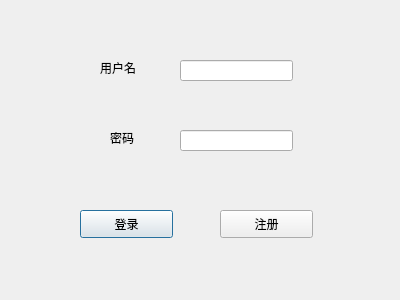
<?xml version="1.0" encoding="UTF-8"?>
<ui version="4.0">
 <class>Dialog</class>
 <widget class="QDialog" name="Dialog">
  <property name="geometry">
   <rect>
    <x>0</x>
    <y>0</y>
    <width>400</width>
    <height>300</height>
   </rect>
  </property>
  <property name="windowTitle">
   <string>Dialog</string>
  </property>
  <widget class="QLineEdit" name="lineEdit_2">
   <property name="geometry">
    <rect>
     <x>180</x>
     <y>130</y>
     <width>113</width>
     <height>21</height>
    </rect>
   </property>
  </widget>
  <widget class="QLabel" name="label_2">
   <property name="geometry">
    <rect>
     <x>110</x>
     <y>130</y>
     <width>72</width>
     <height>15</height>
    </rect>
   </property>
   <property name="text">
    <string>密码</string>
   </property>
  </widget>
  <widget class="QLabel" name="label">
   <property name="geometry">
    <rect>
     <x>100</x>
     <y>60</y>
     <width>72</width>
     <height>15</height>
    </rect>
   </property>
   <property name="text">
    <string>用户名</string>
   </property>
  </widget>
  <widget class="QLineEdit" name="lineEdit">
   <property name="geometry">
    <rect>
     <x>180</x>
     <y>60</y>
     <width>113</width>
     <height>21</height>
    </rect>
   </property>
  </widget>
  <widget class="QPushButton" name="pushButton">
   <property name="geometry">
    <rect>
     <x>80</x>
     <y>210</y>
     <width>93</width>
     <height>28</height>
    </rect>
   </property>
   <property name="text">
    <string>登录</string>
   </property>
  </widget>
  <widget class="QPushButton" name="pushButton_2">
   <property name="geometry">
    <rect>
     <x>220</x>
     <y>210</y>
     <width>93</width>
     <height>28</height>
    </rect>
   </property>
   <property name="text">
    <string>注册</string>
   </property>
  </widget>
 </widget>
 <resources/>
 <connections/>
</ui>
